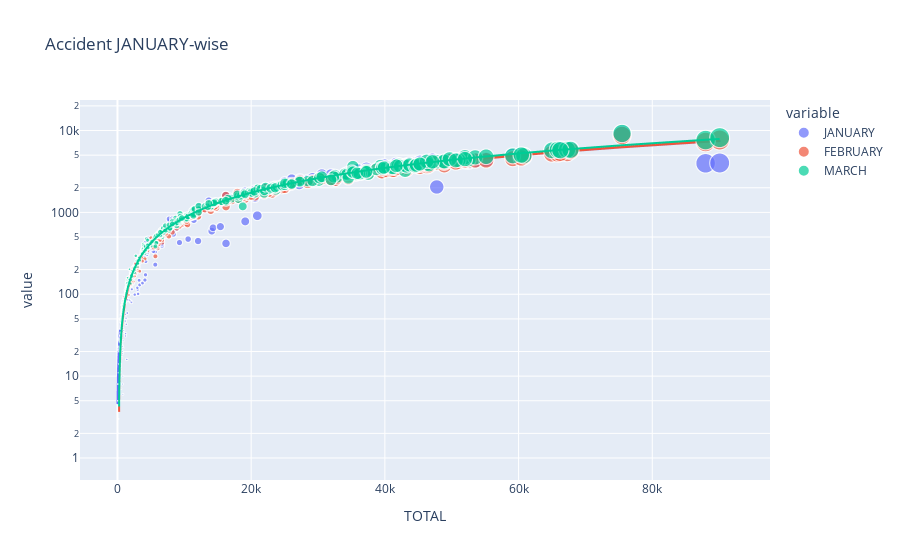

The notebook cell this image was saved under:
### Code cell
fig1 = px.scatter(grouped_obj, x='TOTAL', y=['JANUARY','FEBRUARY','MARCH'], title='Accident JANUARY-wise', trendline='ols', log_y=True, size='TOTAL')
fig1.show()

### Figure 1 — Plotly figure (JSON) as saved in the notebook; plotly's stock layout.template omitted (floating-point values rounded to 4 significant figures; data arrays with more than 128 entries replaced by an {"elided": "..."} marker saying what was removed)
{"data": [{"hovertemplate": "variable=JANUARY<br>TOTAL=%{marker.size}<br>value=%{y}<extra></extra>", "legendgroup": "JANUARY", "marker": {"color": "#636efa", "size": {"elided": "357 int values"}, "sizemode": "area", "sizeref": 225.2, "symbol": "circle"}, "mode": "markers", "name": "JANUARY", "showlegend": true, "type": "scattergl", "x": {"elided": "357 int values"}, "xaxis": "x", "y": {"elided": "357 int values"}, "yaxis": "y"}, {"hovertemplate": "<b>OLS trendline</b><br>value = 0.0825019 * TOTAL + 4.24538<br>R<sup>2</sup>=0.945690<br><br>variable=JANUARY<br>TOTAL=%{x}<br>value=%{y} <b>(trend)</b><extra></extra>", "legendgroup": "JANUARY", "marker": {"color": "#636efa", "symbol": "circle"}, "mode": "lines", "name": "JANUARY", "showlegend": false, "type": "scattergl", "x": {"elided": "357 int values"}, "xaxis": "x", "y": {"elided": "357 float values"}, "yaxis": "y"}, {"hovertemplate": "variable=FEBRUARY<br>TOTAL=%{marker.size}<br>value=%{y}<extra></extra>", "legendgroup": "FEBRUARY", "marker": {"color": "#EF553B", "size": {"elided": "357 int values"}, "sizemode": "area", "sizeref": 225.2, "symbol": "circle"}, "mode": "markers", "name": "FEBRUARY", "showlegend": true, "type": "scattergl", "x": {"elided": "357 int values"}, "xaxis": "x", "y": {"elided": "357 int values"}, "yaxis": "y"}, {"hovertemplate": "<b>OLS trendline</b><br>value = 0.0829901 * TOTAL + -16.0053<br>R<sup>2</sup>=0.988913<br><br>variable=FEBRUARY<br>TOTAL=%{x}<br>value=%{y} <b>(trend)</b><extra></extra>", "legendgroup": "FEBRUARY", "marker": {"color": "#EF553B", "symbol": "circle"}, "mode": "lines", "name": "FEBRUARY", "showlegend": false, "type": "scattergl", "x": {"elided": "357 int values"}, "xaxis": "x", "y": {"elided": "357 float values"}, "yaxis": "y"}, {"hovertemplate": "variable=MARCH<br>TOTAL=%{marker.size}<br>value=%{y}<extra></extra>", "legendgroup": "MARCH", "marker": {"color": "#00cc96", "size": {"elided": "357 int values"}, "sizemode": "area", "sizeref": 225.2, "symbol": "circle"}, "mode": "markers", "name": "MARCH", "showlegend": true, "type": "scattergl", "x": {"elided": "357 int values"}, "xaxis": "x", "y": {"elided": "357 int values"}, "yaxis": "y"}, {"hovertemplate": "<b>OLS trendline</b><br>value = 0.0878207 * TOTAL + -16.5552<br>R<sup>2</sup>=0.988878<br><br>variable=MARCH<br>TOTAL=%{x}<br>value=%{y} <b>(trend)</b><extra></extra>", "legendgroup": "MARCH", "marker": {"color": "#00cc96", "symbol": "circle"}, "mode": "lines", "name": "MARCH", "showlegend": false, "type": "scattergl", "x": {"elided": "357 int values"}, "xaxis": "x", "y": {"elided": "357 float values"}, "yaxis": "y"}], "layout": {"legend": {"itemsizing": "constant", "title": {"text": "variable"}, "tracegroupgap": 0}, "title": {"text": "Accident JANUARY-wise"}, "xaxis": {"anchor": "y", "domain": [0, 1], "title": {"text": "TOTAL"}}, "yaxis": {"anchor": "x", "domain": [0, 1], "title": {"text": "value"}, "type": "log"}}}
